Frame 1 (no input): blank canvas, image omitted
Frame 60 (no input): blank canvas, image omitted
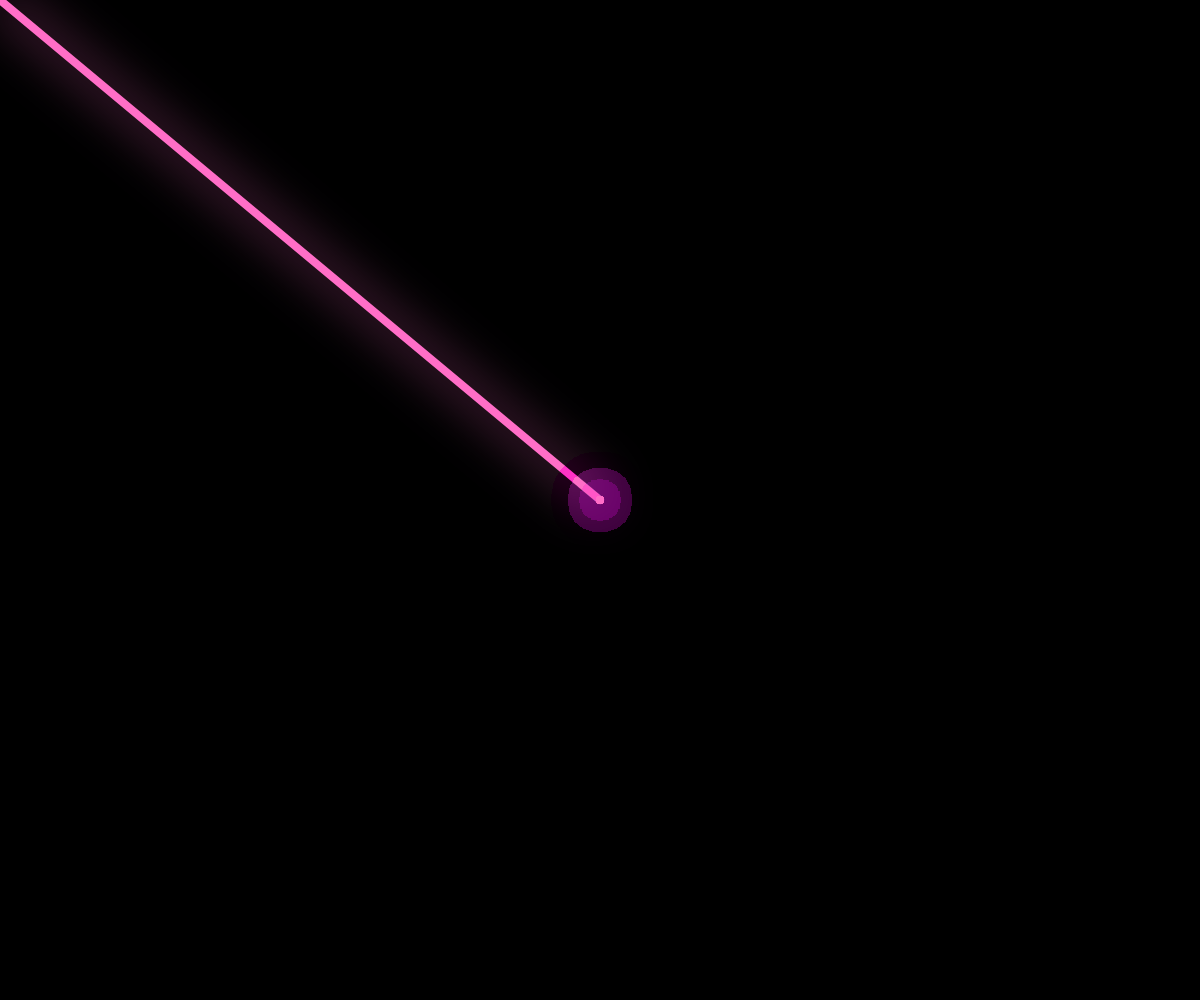
Frame 120 (the mouse pressed at the canvas centre since frame 60)

The p5.js sketch whose frames 1 and 60 were blank and that drew this single picture after the mouse press (run headless with seeded random() and noise() and a simulated clock; from frame 60 on, the mouse is pressed at the canvas centre):

// p5.js sketch
// ── sketch.js
function setup() {
  createCanvas(windowWidth, windowHeight);
  background("black");
  noStroke();
  frameRate(3000);
}

function draw() {
  if(mouseIsPressed){
    drawingContext.shadowBlur = 50;
    drawingContext.shadowColor = "#FF6EC7";
    stroke(255, 110, 199); 
    strokeWeight(8); 
    line(pmouseX, pmouseY, mouseX, mouseY); 
  }
}

function clearCanvas(){
  background("black");
}

function showHint() {
  let modal = createDiv();
  modal.style('width', '100%');
  modal.style('height', '100%');
  modal.style('background-color', 'rgba(0,0,0,0.5)');
  modal.style('position', 'fixed');
  modal.style('top', '0');
  modal.style('left', '0');
  modal.style('display', 'flex');
  modal.style('justify-content', 'center');
  modal.style('align-items', 'center');

  let text = createDiv('Press and drag your mouse around the canvas to draw. Release the mouse to stop drawing.');
  text.parent(modal);
  text.style('color', 'white');
  text.style('font-size', '18px');
  text.style('font-family', 'Courier New');
  text.style('margin', '30px');
  text.style('text-align', 'center'); 
  text.style('display', 'flex');
  text.style('justify-content', 'center');
  text.style('align-items', 'center'); 

  let closeButton = createDiv('X');
  closeButton.parent(modal);
  closeButton.style('font-family', 'Gill Sans');
  closeButton.style('position', 'absolute');
  closeButton.style('top', '10px');
  closeButton.style('right', '14px');
  closeButton.style('color', 'white');
  closeButton.style('font-size', '2em');
  closeButton.style('cursor', 'pointer');

  // Close the modal when the close button is clicked
  closeButton.mouseClicked(() => {
    modal.remove();
  });
}
